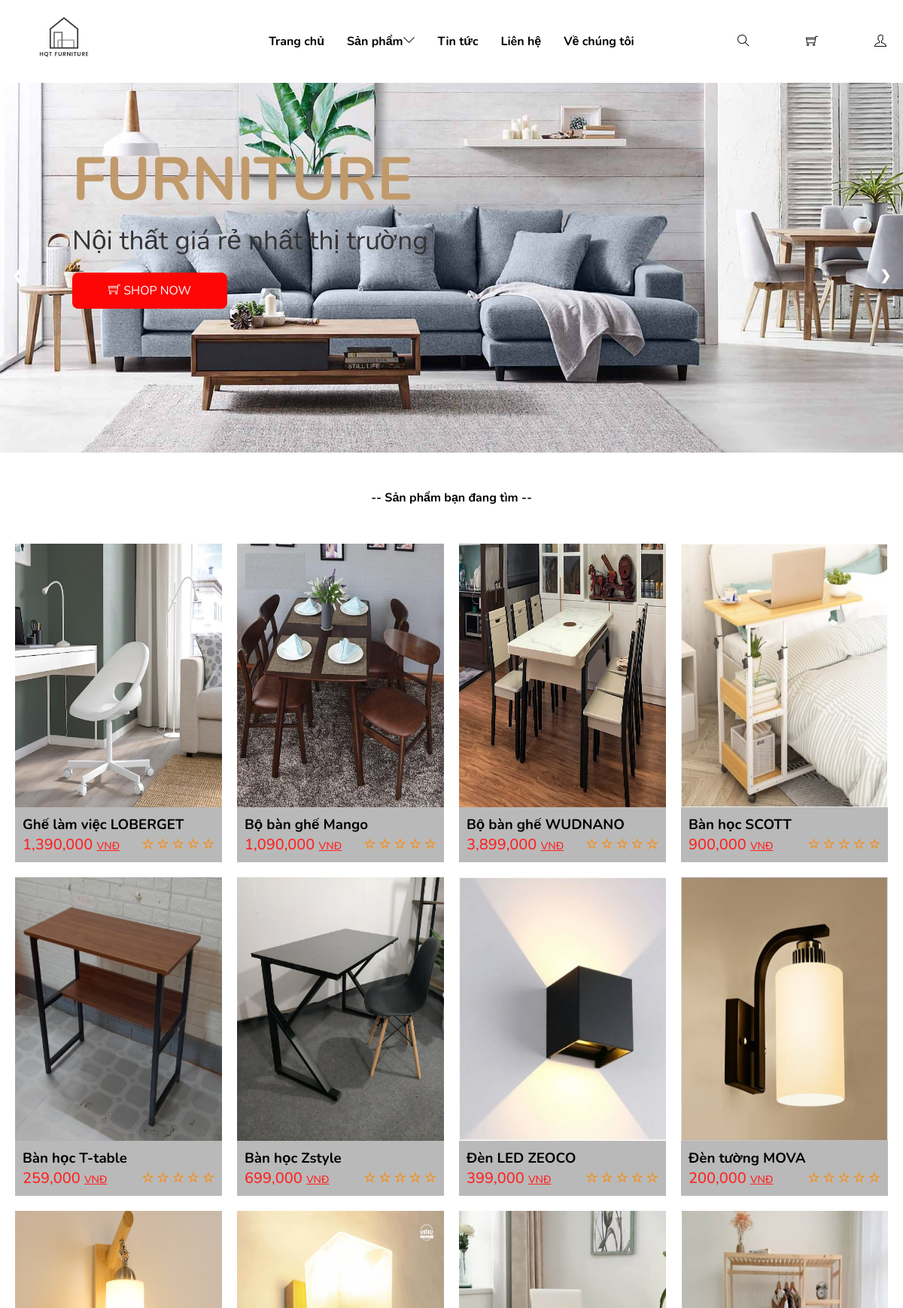
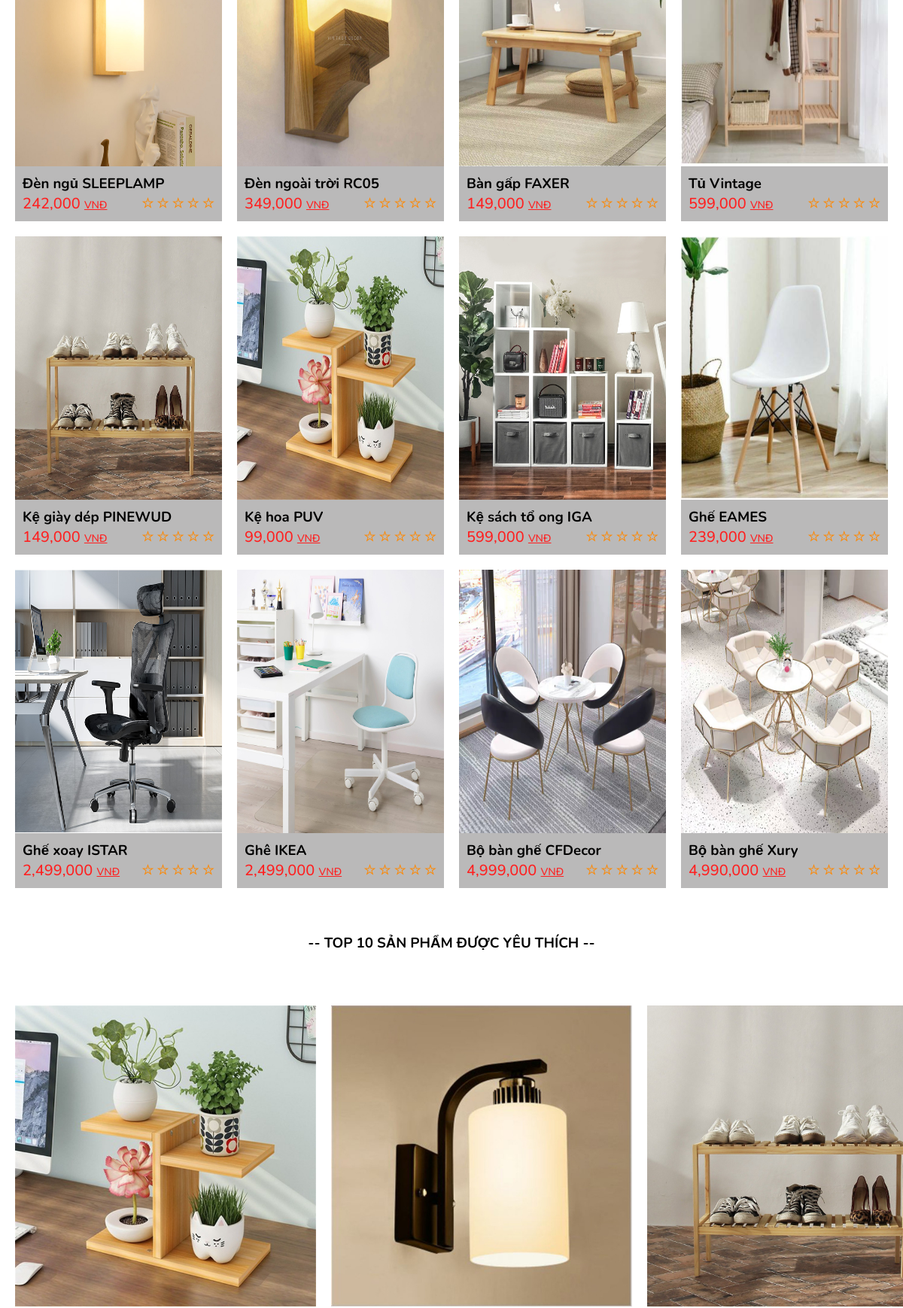
Page /site/hang_hoa/liet_ke.php (upper part) on the committed database (2 pictures, top to bottom).
### tables this page shows
CREATE TABLE `web_settings` (
  `id` int(11) NOT NULL,
  `logo` varchar(255) NOT NULL,
  `sdt` int(11) NOT NULL,
  `dia_chi` varchar(255) NOT NULL
);

CREATE TABLE `sliders` (
  `ma_slide` int(11) NOT NULL,
  `anh_slide` varchar(255) NOT NULL,
  `duong_dan` varchar(255) NOT NULL,
  `ten_slide` varchar(50) NOT NULL
);

CREATE TABLE `hang_hoa` (
  `ma_hh` int(11) NOT NULL,
  `ten_hh` varchar(50) NOT NULL,
  `don_gia` float NOT NULL,
  `anh_hh` varchar(255) NOT NULL,
  `ngay_nhap` date NOT NULL,
  `mo_ta` text NOT NULL,
  `dac_biet` tinyint(1) NOT NULL,
  `luot_xem` int(11) NOT NULL,
  `ma_loai` int(11) NOT NULL,
  `giam_gia` int(11) NOT NULL
);

### pdo.php (called while the page is built, shortened)
<?php
    function pdo_get_connection(){
        $dbUrl = "mysql:host=localhost;dbname=duan1";
        $dbUser = "root";
        $dbPass = "";
        $conn = new PDO($dbUrl,$dbUser,$dbPass);
        return $conn;
    }
    function pdo_query($sql){
        $args = array_slice(func_get_args(),1);
        try {
            $conn = pdo_get_connection();
            $sttm = $conn->prepare($sql);
            $sttm->execute($args);
            $result = $sttm->fetchAll();
            return $result;
        } catch (PDOException $e) {
            echo "có lỗi xảy ra" . $e->getMessage();
        }
        finally{
            unset($conn);
        }
    }

### dao/settings.php (called while the page is built, shortened)
<?php
    function web_get_all(){
        $sql = "SELECT * FROM web_settings";
        return pdo_query($sql);
    }

### site/hang_hoa/liet_ke.php (called while the page is built, shortened)
<?php
 require_once "../../global.php";
 require_once "../../pdo.php";
 require_once "../../dao/hang_hoa.php";
    extract($_REQUEST);
    if (array_key_exists("ma_loai",$_REQUEST)) {
       $loai_hang_chi_tiet = loai_hang_select_byid($ma_loai);
       $items = hang_hoa_select_by_loai($ma_loai);
    }
    else if (array_key_exists("search",$_REQUEST)) {
        if ($keywords == "") {
           echo "<script> alert('Sản Phẩm bạn tìm không hợp lệ') </script>";
        }
            $items = hang_hoa_select_keyword($keywords);
    }
    else{
        $items = hang_hoa_get_all();
    }
  require_once "../layout.php";

### global.php (called while the page is built, shortened)
<?php
$ROOT_URL = "/duan1";
$IMAGE_URL = $ROOT_URL . "/images";
$SITE_URL = $ROOT_URL . "/site";

### dao/slide.php (called while the page is built, shortened)
<?php
    function slide_get_all(){
        $sql = "SELECT * FROM sliders";
        return pdo_query($sql);
    }

### dao/hang_hoa.php (called while the page is built, shortened)
<?php
    function hang_hoa_get_all(){
        $sql = "SELECT * FROM hang_hoa";
        return pdo_query($sql);
    }
function hang_hoa_select_top10(){
    $sql = "SELECT * FROM hang_hoa WHERE luot_xem > 0 ORDER BY luot_xem DESC LIMIT 0, 10";
    return pdo_query($sql);
}

### site/hang_hoa/liet_ke_ui.php (the view, shortened to what this page needs)
<!DOCTYPE html>
<html lang="en">
<head>
</head>
<body>
</body>
</html>
<p><b>-- <?php if(isset($loai_hang_chi_tiet["ten_loai"])){
    echo $loai_hang_chi_tiet["ten_loai"];
}
else{
    echo "Sản phẩm bạn đang tìm";
} ?> --</b></p>
<div class="card-product">
                <?php foreach ($items as $prod)  :?>
                    <div class="card">
                        <div class="card-img">
                            <img src="<?= $IMAGE_URL?>/<?= $prod["anh_hh"] ?>" alt="" />
                            <div class="actions">
                                <ul>
                                </ul>
                            </div>
                        </div>
                        <div class="card-content">
                            <div class="card-name">
                                <h3><?= $prod["ten_hh"] ?></h3>
                            </div>
                            <div class="card-price">
                                <h3><?= number_format($prod["don_gia"],0)?><span> <u style="font-size: 14px;">VNĐ</u></span></h3>
                                <div class="rating">
                                    <i class="ti-star" aria-hidden="true"></i>
                                    <i class="ti-star" aria-hidden="true"></i>
                                    <i class="ti-star" aria-hidden="true"></i>
                                    <i class="ti-star" aria-hidden="true"></i>
                                    <i class="ti-star" aria-hidden="true"></i>
                                </div>
                            </div>
                        </div>
                    </div>
               <?php endforeach; ?>

### site/layout/logo.php
<?php
   require_once "./../../global.php";
   require_once "./../../pdo.php";
   require_once '../../dao/settings.php';
   $web_settings = web_get_all();
?>
    <?php foreach ($web_settings as $key) { ?>
        <a href="<?= $SITE_URL?>/trang_chinh"><img src="<?=$IMAGE_URL?>/<?= $key["logo"] ?>" alt="" /></a>
    <?php } ?>

### site/layout/banner_slide.php
<?php
   require_once "./../../global.php";
   require_once "./../../pdo.php";
   require '../../dao/slide.php';
   $ds_slide = slide_get_all();
   ?>
   <div class="slideshow-container">
    <?php foreach ($ds_slide as $slide) :?>
        <div class="mySlides fade">
    <div class="box-position">
        <div class="title_positon">
            <h3>FURNITURE</h3>
        </div>
        <div class="text-position">
            <span>Nội thất giá rẻ nhất thị trường</span>
        </div>
        <div class="btn-position">
            <button type="button" class="btn"><i class="ti-shopping-cart"></i> <a href="<?=$slide["duong_dan"] ?>" style="text-decoration:none; color:#fff;">SHOP NOW</a> </button>
        </div>
    </div>
    <img src="<?=$IMAGE_URL?>/<?= $slide["anh_slide"] ?>" style="width:100%">
</div>
    <?php endforeach; ?>
<a class="prev" onclick="plusSlides(-1)">&#10094;</a>
<a class="next" onclick="plusSlides(1)">&#10095;</a>
</div>

### site/layout/top10.php (shortened to what this page needs)
<div class="top_10_pr">
    <div class="title_top10" style="text-align: center;">
        <h3>
            <p><b>-- TOP 10 SẢN PHẨM ĐƯỢC YÊU THÍCH --</b></p>
        </h3>
    </div>
    <div class="count">
    <?php
        require_once "./../../dao/hang_hoa.php";
        $hh_top_10 = hang_hoa_select_top10();
        foreach ($hh_top_10 as $hh) { ?>
            <div class="item">
            <a href="<?= $SITE_URL?>/hang_hoa/chi_tiet.php?ma_hh=<?= $hh["ma_hh"] ?>">
                    <img src="<?=$IMAGE_URL?>/<?=$hh['anh_hh']?>" alt="" class="item_img">
                </a>
            </div>
       <?php }
        ?>
</div>
    </div>

### content/css/index.css (style rules this page uses)
* { margin: 0px; padding: 0px; box-sizing: border-box; font-family: "Nunito", sans-serif; }
.header-logo img { margin-top: 15px; padding-left: 50px; width: 120px; }
.slideshow-container { width: 100%; height: 500px; position: relative; margin: auto; overflow: hidden; }
.mySlides { display: none; position: relative; }
.box-position { position: absolute; top: 15%; left: 8%; }
.prev, .next { cursor: pointer; position: absolute; top: 50%; width: auto; margin-top: -22px; padding: 16px; color: white; font-weight: bold; font-size: 18px; transition: 0.6s ease; border-radius: 0 3px 3px 0; user-select: none; }
.next { right: 0; border-radius: 3px 0 0 3px; }
.fade { -webkit-animation-name: fade; -webkit-animation-duration: 1.5s; animation-name: fade; animation-duration: 3s; }
.news-product p { text-align: center; margin: 40px 0 30px 0; }
.card-product { position: relative; display: grid; grid-template-columns: repeat(auto-fit, minmax(250px, 1fr)); grid-gap: 20px; padding: 20px; }
.card-product .card { width: 100%; }
.card-product .card .card-img { position: relative; width: 100%; height: 350px; overflow: hidden; }
.card-product .card .card-img img { position: absolute; top: 0; left: 0; width: 100%; height: 100%; transition: 0.5s ease-in-out; }
.actions { position: absolute; bottom: 20px; right: 10px; }
.card-content { background-color: rgba(119, 117, 117, 0.5); }
.card-product .card .card-content { padding: 10px; }
.card-product .card .card-content .card-price { display: flex; justify-content: space-between; align-items: center; }
.card-product .card .card-content .card-price h3 { font-size: 20px; color: #ff2020; font-weight: 500; }
.card-product .card .card-content .card-price .ti-star { color: rgb(255, 136, 0); }
.text-position span { color: rgb(54, 52, 52); font-size: 2.2rem; padding: 0.5rem 0; line-height: 1.5; }
.title_positon h3 { font-size: 5rem; color: #c19a6b; }
.btn { border: none; outline: none; margin-top: 1rem; display: inline-block; font-size: 1rem; color: #fff; background: #fd0606; border-radius: 0.5rem; cursor: pointer; padding: 0.8rem 3rem; }
.count { display: flex; flex-wrap: nowrap; overflow-x: scroll; overflow-y: hidden; gap: 20px; }
.count { padding: 20px; text-align: center; padding-top: 20px; }
.count { text-decoration: none; }
.item_img { width: 400px; }
.item { padding-top: 20px; height: 550px; }
.item a { text-decoration: none; }

### rows in the picture
web_settings: logo (picture)
sliders: anh_slide (picture)
hang_hoa: anh_hh (picture), ten_hh "Ghế làm việc LOBERGET", don_gia "1,390,000"
hang_hoa: anh_hh (picture), ten_hh "Bộ bàn ghế Mango", don_gia "1,090,000"
hang_hoa: anh_hh (picture), ten_hh "Bộ bàn ghế WUDNANO", don_gia "3,899,000"
hang_hoa: anh_hh (picture), ten_hh "Bàn học SCOTT", don_gia "900,000"
hang_hoa: anh_hh (picture), ten_hh "Bàn học T-table", don_gia "259,000"
hang_hoa: anh_hh (picture), ten_hh "Bàn học Zstyle", don_gia "699,000"
hang_hoa: anh_hh (picture), ten_hh "Đèn LED ZEOCO", don_gia "399,000"
hang_hoa: anh_hh (picture), ten_hh "Đèn tường MOVA", don_gia "200,000"
hang_hoa: anh_hh (picture), ten_hh "Đèn ngủ SLEEPLAMP", don_gia "242,000"
hang_hoa: anh_hh (picture), ten_hh "Đèn ngoài trời RC05", don_gia "349,000"
hang_hoa: anh_hh (picture), ten_hh "Bàn gấp FAXER", don_gia "149,000"
hang_hoa: anh_hh (picture), ten_hh "Tủ Vintage", don_gia "599,000"
hang_hoa: anh_hh (picture), ten_hh "Kệ giày dép PINEWUD", don_gia "149,000"
hang_hoa: anh_hh (picture), ten_hh "Kệ hoa PUV", don_gia "99,000"
hang_hoa: anh_hh (picture), ten_hh "Kệ sách tổ ong IGA", don_gia "599,000"
hang_hoa: anh_hh (picture), ten_hh "Ghế EAMES", don_gia "239,000"
hang_hoa: anh_hh (picture), ten_hh "Ghế xoay ISTAR", don_gia "2,499,000"
hang_hoa: anh_hh (picture), ten_hh "Ghê IKEA", don_gia "2,499,000"
hang_hoa: anh_hh (picture), ten_hh "Bộ bàn ghế CFDecor", don_gia "4,999,000"
hang_hoa: anh_hh (picture), ten_hh "Bộ bàn ghế Xury", don_gia "4,990,000"
